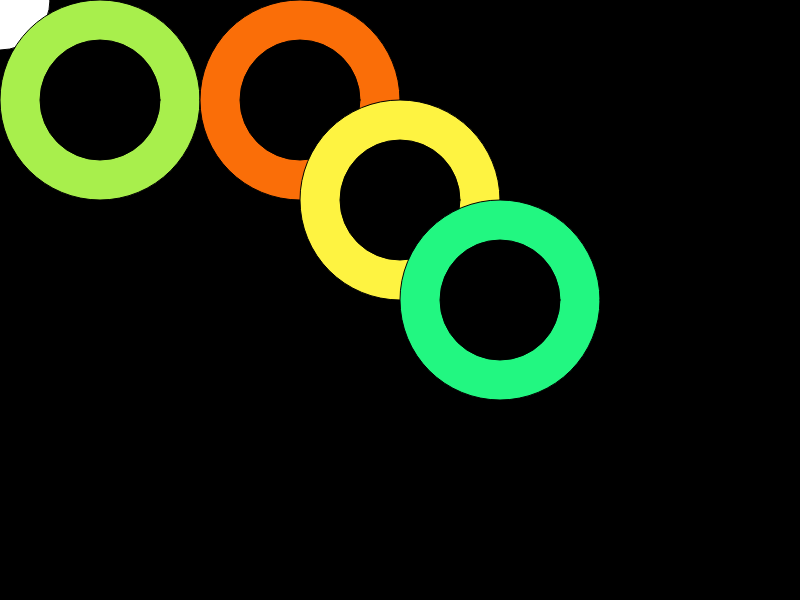
Frame 1 (no input)
Frame 60 (no input): identical to frame 1, image omitted
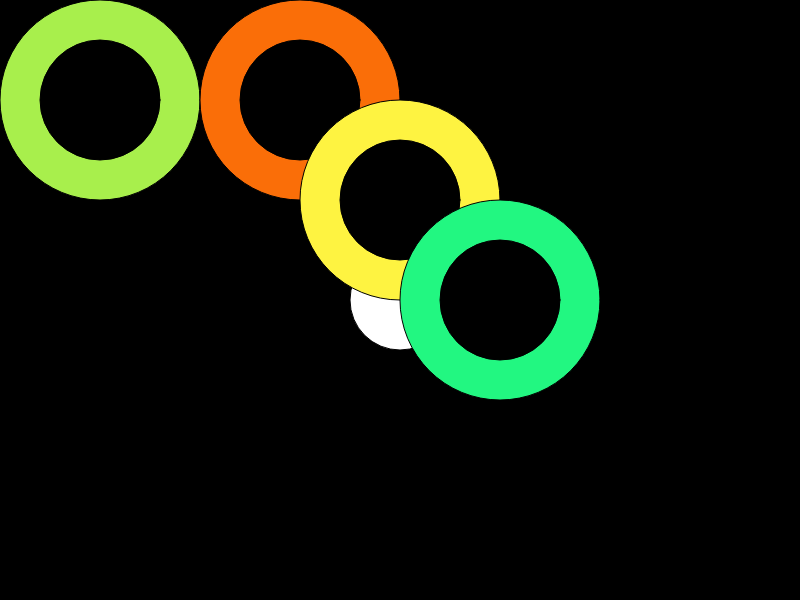
Frame 120 (the mouse pressed at the canvas centre since frame 60)

The p5.js sketch that drew these frames (run headless with seeded random() and noise() and a simulated clock; from frame 60 on, the mouse is pressed at the canvas centre):

// p5.js sketch
// ── sketch.js
function setup()
 {
  createCanvas(800, 600);
  background(0);
}

  function draw()
{
  background(0);
  fill(255);
   ellipse(mouseX, mouseY, 100, 100);

   drawDonut1(168, 239, 76, 100, 100);
   drawDonut1(250, 110, 8, 300, 100);
   drawDonut1(254, 243, 65, 400, 200);
   drawDonut1(34, 247, 129, 500, 300);
}


function drawDonut1(R, G, B, X, Y)
{
  //doughnut #1
   fill(R, G, B);
   ellipse(X, Y, 200, 200);
   fill(0);
   ellipse(X, Y, 120, 120);
}
